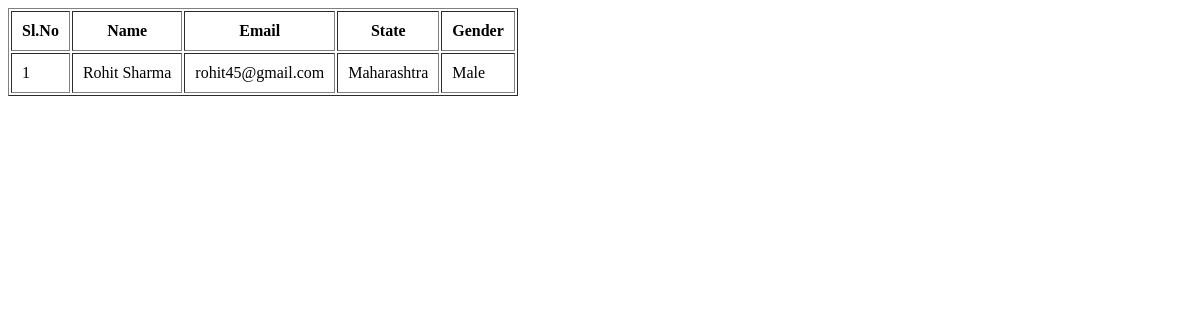
Before: /data/ with the older database file.
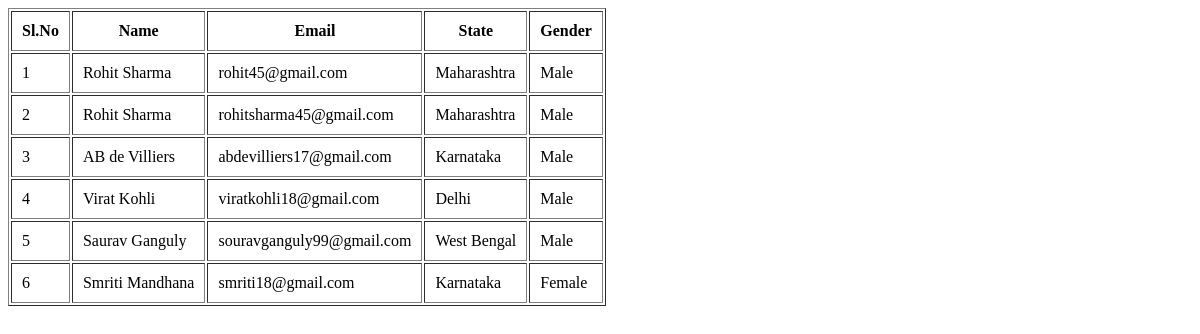
After: the same page with the newer database file.
### app/models.py (models this page shows, shortened)
class Employee(models.Model):
    name=models.CharField(max_length=20)
    email=models.EmailField(unique=True)
    password=models.CharField(max_length=25,null=True)
    contact=models.IntegerField()
    qualification=models.CharField(max_length=30)
    gender=models.CharField(max_length=10)
    state=models.CharField(max_length=20)
    image=models.ImageField(upload_to="images/")
    video=models.FileField(upload_to="videos/")
    audio=models.FileField(upload_to="audio/")
    document=models.FileField(upload_to="documents/")

### app/views.py (the view)
# urls.py: path('data/',views.data,name='data'),
def data(req):
    data = Employee.objects.values_list('name','email','state','gender')
    print(data, end='/n')
    return render(req,'data.html',{'msg':data})

### app/templates/data.html (shortened to what this page needs)
<!DOCTYPE html>
<html lang="en">
<head>
</head>
<body>
<table border="1" cellpadding="10">
    <tr>
        <th>Sl.No</th>
        <th>Name</th>
        <th>Email</th>
        <th>State</th>
        <th>Gender</th>
    </tr>
    {% for name,email,state,gender in msg %}
    <tr>
        <td>{{forloop.counter}}</td>
        <td>{{ name }}</td>
        <td>{{ email }}</td>
        <td>{{ state }}</td>
        <td>{{gender}}</td>
    </tr>
    {% endfor %}
</table>
</body>
</html>

Changed rows visible on the page:
added Employee: name "Rohit Sharma", email "rohitsharma45@gmail.com", state "Maharashtra", gender "Male"
added Employee: name "AB de Villiers", email "abdevilliers17@gmail.com", state "Karnataka", gender "Male"
added Employee: name "Virat Kohli", email "viratkohli18@gmail.com", state "Delhi", gender "Male"
added Employee: name "Saurav Ganguly", email "souravganguly99@gmail.com", state "West Bengal", gender "Male"
added Employee: name "Smriti Mandhana", email "smriti18@gmail.com", state "Karnataka", gender "Female"
